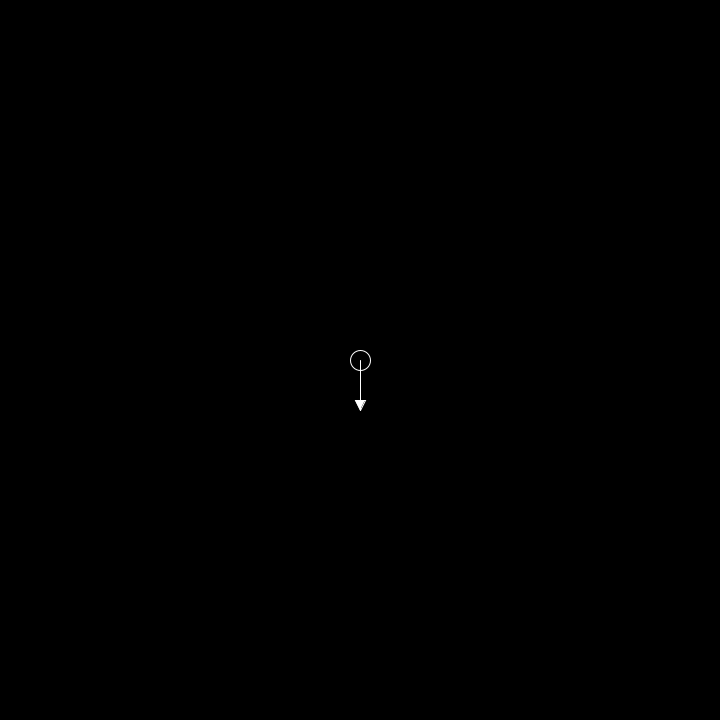
Frame 1 (no input)
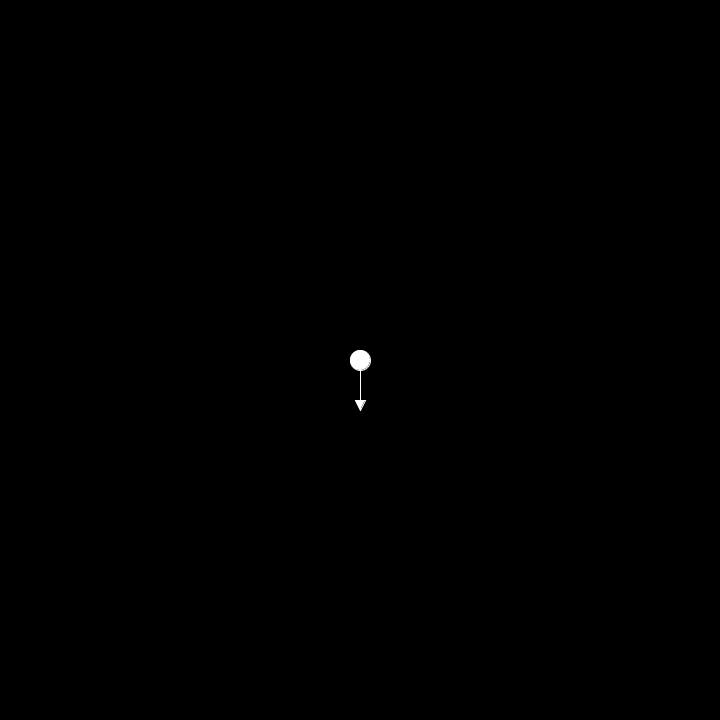
Frame 60 (the mouse pressed at the canvas centre just before this capture)
Frame 120 (the mouse held since frame 60 and released just before this capture): identical to frame 60, image omitted

The Processing sketch that drew these frames (run headless with seeded random() and noise(); from frame 60 on, the mouse is pressed at the canvas centre):

// Processing sketch: Drawing_ArrowsV2
// ── Drawing_ArrowsV2.pde
void settings(){
  size(720,720);
}

void setup(){
  noFill();
  stroke(255);
  strokeWeight(1);
}

void draw(){
  background(0);
  pushMatrix();
    translate(width/2, height/2);
    ellipse(0,0,20,20);
    line(0,0,0,50);
    pushMatrix();
      translate(0,50);
      fill(255);
      beginShape();
        vertex(0,0);
        vertex(-5,-10);
        vertex(5,-10);
        vertex(0,0);
      endShape();
    popMatrix();
  popMatrix();
}
